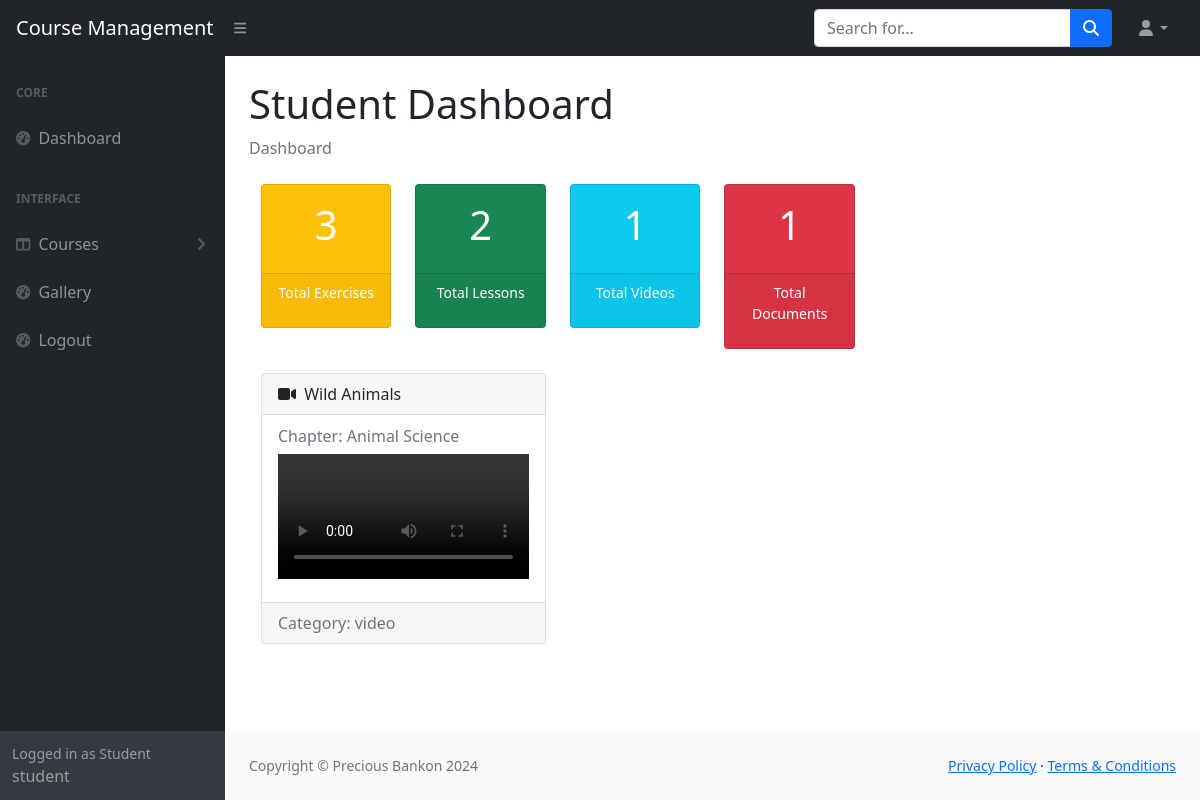
The app's page /students/gallery.php (signed in) with its own data.
### tables this page shows
CREATE TABLE `tbllesson` (
  `LessonID` int(11) NOT NULL,
  `LessonChapter` varchar(90) NOT NULL,
  `LessonTitle` varchar(90) NOT NULL,
  `FileLocation` text NOT NULL,
  `Category` varchar(90) NOT NULL
);

### students/classes/Courses.php (called while the page is built, shortened)
<?php
class Course
{
    private $conn;
    public function __construct()
    {
        include '../config/dbcon.php';
        $this->conn = $conn;
    }
    public function fetchAllVideos()
    {
        $stmt = $this->conn->prepare("SELECT * FROM tbllesson WHERE Category = ?");
        $category = 'video';
        $stmt->bind_param("s", $category);
        if ($stmt->execute()) {
            $result = $stmt->get_result();
            if ($result->num_rows > 0) {
                return $result->fetch_all(MYSQLI_ASSOC);
            } else {
                return [];
            }
        } else {
            throw new Exception("Error fetching video lessons: " . $stmt->error);
        }
    }
}

### students/classes/Exercise.php (called while the page is built, shortened)
<?php
class Exercise
{
    private $conn;
    public function __construct()
    {
        include '../config/dbcon.php';
        $this->conn = $conn;
    }
    public function fetchAllExercises()
    {
        $query = "
        SELECT
            e.ExerciseID,
            e.LessonID,
            e.Question,
            e.ChoiceA,
            e.ChoiceB,
            e.ChoiceC,
            e.ChoiceD,
            e.Answer,
            e.ExercisesDate,
            l.LessonTitle,
            l.LessonChapter
        FROM
            tblexercise e
        JOIN
            tbllesson l ON e.LessonID = l.LessonID
    ";
        $result = $this->conn->query($query);
        $exercises = [];
        while ($row = $result->fetch_assoc()) {
            $exercises[] = $row;
        }
        return $exercises;
    }
}

### students/gallery.php (the view, shortened to what this page needs)
<?php
include_once './student_includes/header.php';
include_once './student_includes/aside.php';
include_once './student_includes/action_buttons.php';
include_once 'classes/Courses.php';
$course = new Course();
$videoLessons = $course->fetchAllVideos();
?>
<div class="container">
    <div class="row">
        <?php foreach ($videoLessons as $lesson) { ?>
            <div class="col-md-4 mb-4">
                <div class="card h-100">
                    <div class="card-header">
                        <i class="fas fa-video me-1"></i> <?php echo htmlspecialchars($lesson['LessonTitle']); ?>
                    </div>
                    <div class="card-body">
                        <h6 class="card-subtitle mb-2 text-muted">Chapter: <?php echo htmlspecialchars($lesson['LessonChapter']); ?></h6>
                        <video width="100%" height="auto" controls>
                            <source src="<?php echo htmlspecialchars($lesson['FileLocation']); ?>" type="video/mp4">
                        </video>
                    </div>
                    <div class="card-footer text-muted">
                        Category: <?php echo htmlspecialchars($lesson['Category']); ?>
                    </div>
                </div>
            </div>
        <?php } ?>
    </div>
</div>
<?php include './student_includes/footer.php'; ?>

### records on screen
tbllesson: LessonTitle "Wild Animals", LessonChapter "Animal Science", Category "video"

### other values on screen
$_SESSION['studusername'] "student"
$exerciseCount "3"
$lessonCount "2"
$videoCount "1"
$documentCount "1"
